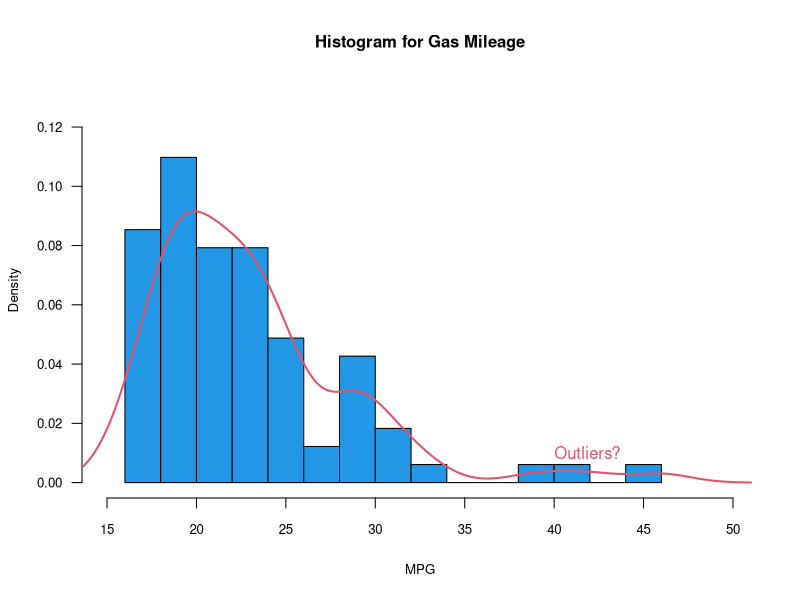
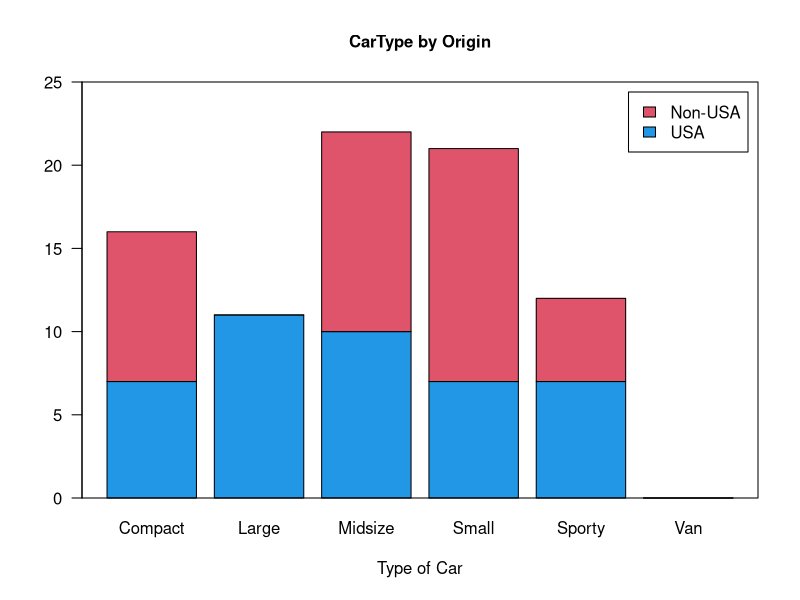
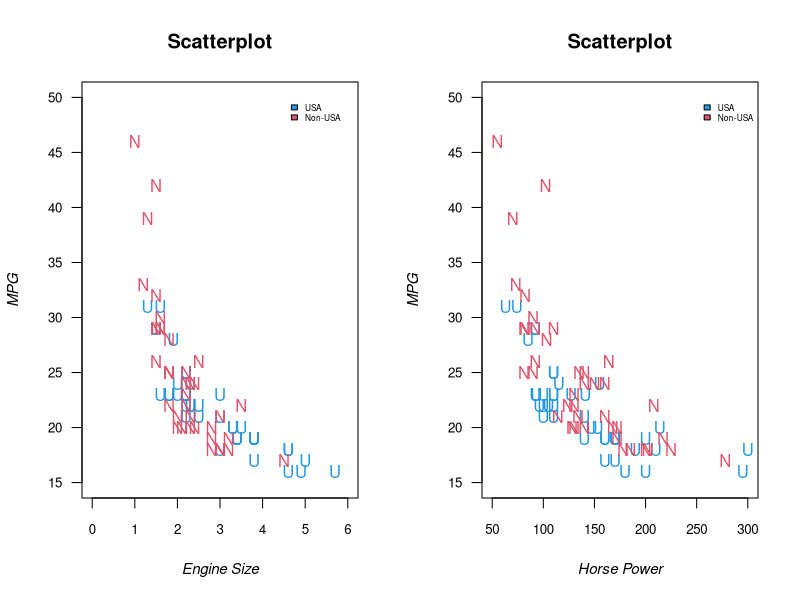
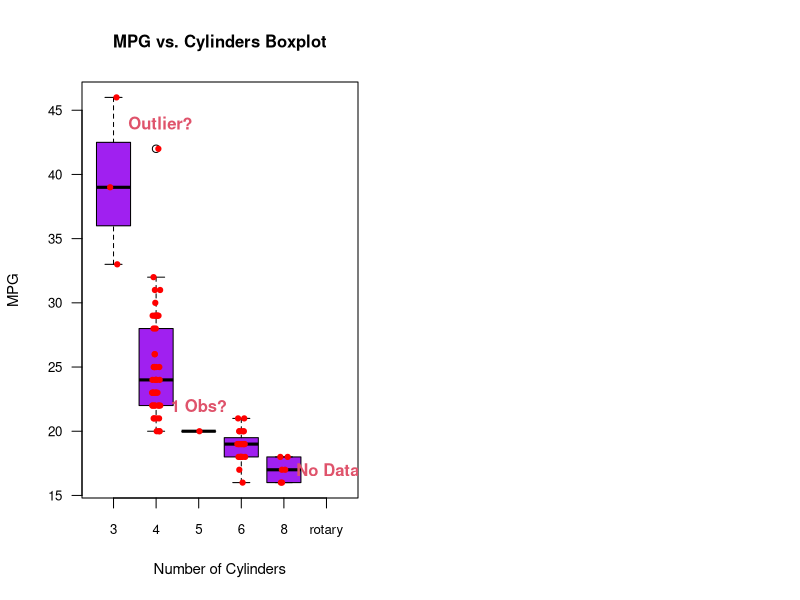

The R source for these figures, in order:

#R SCRIPT TO IMPLEMENT LINEAR REGRESSION ON CARS DATASET

#SET THE WORKING DIRECTORY FOR R
setwd("C:\\Users\\dell.hsk\\Desktop\\SGX_Repository\\KP-Tech\\R\\Data\\Practice Datasets")
getwd()

#WE WILL USE R DATASET FOR ANALYSIS
library("MASS")
Cars93Data <- Cars93
attach(Cars93Data)

#DATASET AT FIRST SIGHT - HOW DOES IT LOOK?
dim(Cars93Data)       #NUMBER OF ROWS/COLUMNS IN DATASET
str(Cars93Data)       #DATASET LAYOUT OR STRUCTURE
summary(Cars93Data)   #DATASET SUMMARY
head(Cars93Data)      #STARTING FEW RECORDS

#TREAT NA'S
Cars93Data.v1 <- na.omit(Cars93Data)
dim(Cars93Data.v1)

#LETS REMOVE VARIABLES WHICH DOESN'T HAVE DIRECT RELATION WITH CAR MILEAGE
Variables <- setdiff(colnames(Cars93Data.v1), c("MPG.highway", "Model", "AirBags", "DriveTrain", "Man.trans.avail", "Origin", "Make", "Luggage.room", "Rear.seat.room", "Turn.circle", "Manufacturer"))
Variables

#SPLIT QUANTITATIVE & CATEGORICAL VARIABLES IN TWO VECTORS
NumVars <- Variables[sapply(Cars93Data.v1[,Variables], class) %in% c("numeric", "integer")]
NumVars

CatVars <- Variables[sapply(Cars93Data.v1[,Variables], class) %in% c("factor")]
CatVars

#LETS ALSO SET THE ROW NAMES FOR OUR DATASET
rownames(Cars93Data.v1) <- Cars93Data.v1$Make
rownames(Cars93Data.v1)

#CORRELATION MATRIX FOR NUMERIC VARIABLES
round(cor(Cars93Data.v1[,NumVars]),3)

#VISUALIZATION OF DATA
attach(Cars93Data.v1) #ATTACH DATASET TO R SESSION

#HISTOGRAM ON MPG
hist(MPG.city, main = "Histogram for Gas Mileage", probability = T, xlim = c(15, 50), xlab = "MPG", ylim = c(0, 0.13), breaks = 12, las = 1, col = 4, cex.main = 1, cex.lab = 0.8, cex.axis = 0.8)
lines(density(MPG.city), col = 2, lwd = 2)
text(x = 40, y = 0.01, label = "Outliers?", adj = 0, col = 2)

#STACKED BAR CHART - CAR TYPE VS. ORIGIN
CatTab <- table(Origin, Type) #CONTIGENCY/FREQUENCY TABLE
barplot(CatTab, main = "CarType by Origin", cex.main = 1, ylim = c(0, 25), xlab = "Type of Car", cex.lab = 1, las = 1, legend.text = c("USA", "Non-USA"), col = c(4, 2))
box()

#CREATE NEW VARIABLE 'TYPE1', WITHOUT CATEGORY 'VAN'
Cars93Data.v1$Type1 <- factor(Cars93Data.v1$Type)
levels(Cars93Data.v1$Type1)

#SPLIT SCREEN AND PLOT TWO HISTOGRAMS
par(mfrow = c(1,2))
plot(EngineSize[Origin == "USA"], MPG.city[Origin == "USA"], main = "Scatterplot", xlab = "Engine Size", , xlim = c(0, 6), ylab = "MPG", ylim = c(15, 50), las = 1, col = 4, cex.lab = 0.9, cex.axis = 0.8, pch = "U", font.lab = 3)
points(EngineSize[Origin == "non-USA"], MPG.city[Origin == "non-USA"], col = 2, pch = "N")
legend(x = 4.5, y = 50, legend = c("USA", "Non-USA"), fill = c(4, 2), cex = 0.5, bty = "n")
plot(Horsepower[Origin == "USA"], MPG.city[Origin == "USA"], main = "Scatterplot", xlab = "Horse Power", ylab = "MPG", xlim = c(50, 300), ylim = c(15, 50), las = 1, col = 4, cex.lab = 0.9, cex.axis = 0.8, pch = "U", font.lab = 3)
points(Horsepower[Origin == "non-USA"], MPG.city[Origin == "non-USA"], col = 2, pch = "N")
legend(x = 250, y = 50, legend = c("USA", "Non-USA"), fill = c(4, 2), cex = 0.5, bty = "n")

#BOXPLOTS
boxplot(MPG.city ~ Cylinders, main = "MPG vs. Cylinders Boxplot", xlab = "Number of Cylinders", ylab = "MPG", las = 1, col = "purple", cex.main = 1, cex.lab = 0.9, cex.axis = 0.8, col.label = 2)
text(x = 2.1, y = 44, labels = "Outlier?", col = 2, font = 2)
text(x = 3, y = 22, labels = "1 Obs?", col = 2, font = 2)
text(x = 6.1, y = 17, labels = "No Data!", col = 2, font = 2)
stripchart(MPG.city ~ Cylinders, vertical = TRUE, method = "jitter", pch = 19, add = TRUE, col = "red", cex = 0.7)

#ORGANIZE LEVELS FOR CYLINDERS
Cars93Data.v1$Cylinders <- factor(Cars93Data.v1$Cylinders)
summary(Cars93Data.v1$Cylinders)

#SPLIT THE DATA IN TRAINING SET AND TEST SET
Cars93Data.v1$Sampling <- runif(dim(Cars93Data.v1)[1])
TrainSet <- subset(Cars93Data.v1, Cars93Data.v1$Sampling > 0.1)
dim(TrainSet)
TestSet <- subset(Cars93Data.v1, Cars93Data.v1$Sampling < 0.1)
dim(TestSet)

#BUILD THE FORMULA
Predictors <- paste(c("EngineSize", "Horsepower", "Weight", "Origin", "Cylinders", "Fuel.tank.capacity"), collapse = "+")
Formula <- paste("MPG.city", Predictors, sep = "~")
Formula

#BUILD THE MODEL
Model <- lm(Formula, data = TrainSet)
Model
attributes(Model)
summary(Model)

#APPLYING BACKWARD SELECTION 
step(Model, direction = "backward")

#MAKE PREDICTIONS ON TEST SET
TestSet$MPG.PRED <- predict(Model, newdata = TestSet)
TestSet[,c("MPG.city", "MPG.PRED")]
